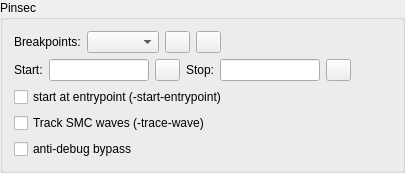
            <widget class="QGroupBox" name="pinsec_group">
             <property name="sizePolicy">
              <sizepolicy hsizetype="Preferred" vsizetype="Fixed">
               <horstretch>0</horstretch>
               <verstretch>0</verstretch>
              </sizepolicy>
             </property>
             <property name="title">
              <string>Pinsec</string>
             </property>
             <layout class="QVBoxLayout" name="verticalLayout_4">
              <item>
               <layout class="QHBoxLayout" name="horizontalLayout">
                <item>
                 <widget class="QLabel" name="bp_label">
                  <property name="sizePolicy">
                   <sizepolicy hsizetype="Fixed" vsizetype="Fixed">
                    <horstretch>0</horstretch>
                    <verstretch>0</verstretch>
                   </sizepolicy>
                  </property>
                  <property name="text">
                   <string>Breakpoints:</string>
                  </property>
                 </widget>
                </item>
                <item>
                 <widget class="QComboBox" name="bp_list"/>
                </item>
                <item>
                 <widget class="QPushButton" name="add_bp_button">
                  <property name="maximumSize">
                   <size>
                    <width>25</width>
                    <height>25</height>
                   </size>
                  </property>
                  <property name="text">
                   <string/>
                  </property>
                  <property name="icon">
                   <iconset resource="resources.qrc">
                    <normaloff>:/icons/icons/open-iconic-master/png/3x/plus-3x.png</normaloff>:/icons/icons/open-iconic-master/png/3x/plus-3x.png</iconset>
                  </property>
                  <property name="iconSize">
                   <size>
                    <width>12</width>
                    <height>12</height>
                   </size>
                  </property>
                 </widget>
                </item>
                <item>
                 <widget class="QPushButton" name="remove_bp_button">
                  <property name="maximumSize">
                   <size>
                    <width>25</width>
                    <height>25</height>
                   </size>
                  </property>
                  <property name="text">
                   <string/>
                  </property>
                  <property name="icon">
                   <iconset resource="resources.qrc">
                    <normaloff>:/icons/icons/open-iconic-master/png/3x/minus-3x.png</normaloff>:/icons/icons/open-iconic-master/png/3x/minus-3x.png</iconset>
                  </property>
                  <property name="iconSize">
                   <size>
                    <width>12</width>
                    <height>12</height>
                   </size>
                  </property>
                 </widget>
                </item>
                <item>
                 <spacer name="horizontalSpacer_2">
                  <property name="orientation">
                   <enum>Qt::Horizontal</enum>
                  </property>
                  <property name="sizeType">
                   <enum>QSizePolicy::Expanding</enum>
                  </property>
                  <property name="sizeHint" stdset="0">
                   <size>
                    <width>40</width>
                    <height>20</height>
                   </size>
                  </property>
                 </spacer>
                </item>
               </layout>
              </item>
              <item>
               <layout class="QHBoxLayout" name="horizontalLayout_3">
                <item>
                 <widget class="QLabel" name="start_label">
                  <property name="sizePolicy">
                   <sizepolicy hsizetype="Fixed" vsizetype="Fixed">
                    <horstretch>0</horstretch>
                    <verstretch>0</verstretch>
                   </sizepolicy>
                  </property>
                  <property name="text">
                   <string>Start:</string>
                  </property>
                 </widget>
                </item>
                <item>
                 <widget class="QLineEdit" name="start_field">
                  <property name="maximumSize">
                   <size>
                    <width>100</width>
                    <height>16777215</height>
                   </size>
                  </property>
                 </widget>
                </item>
                <item>
                 <widget class="QPushButton" name="detect_start_button">
                  <property name="maximumSize">
                   <size>
                    <width>25</width>
                    <height>25</height>
                   </size>
                  </property>
                  <property name="toolTip">
                   <string>Detect starting point (find the main)</string>
                  </property>
                  <property name="text">
                   <string/>
                  </property>
                  <property name="icon">
                   <iconset resource="resources.qrc">
                    <normaloff>:/icons/icons/open-iconic-master/png/3x/target-3x.png</normaloff>:/icons/icons/open-iconic-master/png/3x/target-3x.png</iconset>
                  </property>
                  <property name="iconSize">
                   <size>
                    <width>12</width>
                    <height>12</height>
                   </size>
                  </property>
                 </widget>
                </item>
                <item>
                 <widget class="QLabel" name="stop_label">
                  <property name="sizePolicy">
                   <sizepolicy hsizetype="Fixed" vsizetype="Preferred">
                    <horstretch>0</horstretch>
                    <verstretch>0</verstretch>
                   </sizepolicy>
                  </property>
                  <property name="text">
                   <string>Stop:</string>
                  </property>
                 </widget>
                </item>
                <item>
                 <widget class="QLineEdit" name="stop_field">
                  <property name="maximumSize">
                   <size>
                    <width>100</width>
                    <height>16777215</height>
                   </size>
                  </property>
                 </widget>
                </item>
                <item>
                 <widget class="QPushButton" name="detect_stop_button">
                  <property name="maximumSize">
                   <size>
                    <width>25</width>
                    <height>25</height>
                   </size>
                  </property>
                  <property name="toolTip">
                   <string>Detect the ending point (last instruction of the main)</string>
                  </property>
                  <property name="text">
                   <string/>
                  </property>
                  <property name="icon">
                   <iconset resource="resources.qrc">
                    <normaloff>:/icons/icons/open-iconic-master/png/3x/target-3x.png</normaloff>:/icons/icons/open-iconic-master/png/3x/target-3x.png</iconset>
                  </property>
                  <property name="iconSize">
                   <size>
                    <width>12</width>
                    <height>12</height>
                   </size>
                  </property>
                 </widget>
                </item>
                <item>
                 <spacer name="horizontalSpacer_3">
                  <property name="orientation">
                   <enum>Qt::Horizontal</enum>
                  </property>
                  <property name="sizeHint" stdset="0">
                   <size>
                    <width>40</width>
                    <height>20</height>
                   </size>
                  </property>
                 </spacer>
                </item>
               </layout>
              </item>
              <item>
               <widget class="QCheckBox" name="start_entrypoint_checkbox">
                <property name="toolTip">
                 <string>If checked start at the entry point (invalid start,stop)</string>
                </property>
                <property name="text">
                 <string>start at entrypoint (-start-entrypoint)</string>
                </property>
               </widget>
              </item>
              <item>
               <widget class="QCheckBox" name="trace_waves_checkbox">
                <property name="toolTip">
                 <string>Track self-modifications in the program</string>
                </property>
                <property name="text">
                 <string>Track SMC waves (-trace-wave)</string>
                </property>
               </widget>
              </item>
              <item>
               <widget class="QCheckBox" name="antidebug_checkbox">
                <property name="text">
                 <string>anti-debug bypass</string>
                </property>
               </widget>
              </item>
             </layout>
            </widget>
